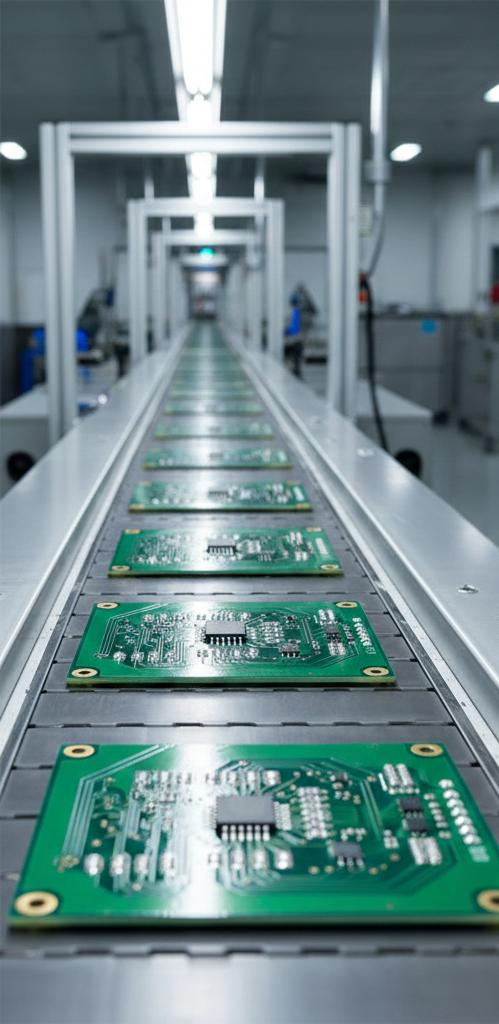
#> input picture imagens/produto_na_esteira.png, 499 x 1024 px
$ python inspecao.py
#> lines starting #> are read from the running program, lines starting #| are printed output that depends on the picture; after the words box and inside, x2 and y2 are one past the last pixel; in counts of white or black regions, pixels touching at a corner belong together
import cv2
import numpy as np
from configuracao import (
    IMAGEM_PRINCIPAL,
    TEMPLATE,
    LIMITE_DE_CONFIANCA,
    COR_DETECCAO
)

def realizar_inspecao():
    """
    Carrega as imagens e executa o Template Matching para
    detectar um componente na posição correta.
    """
    try:
        imagem_principal = cv2.imread(IMAGEM_PRINCIPAL, cv2.IMREAD_COLOR)
#> imagem_principal is the input picture: shape (1024, 499, 3); mean B, G, R 137, 133.6, 108.6
        template = cv2.imread(TEMPLATE, cv2.IMREAD_COLOR)
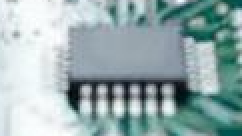
#> input picture imagens/componente_ok.png, 121 x 68 px (shown 2 times larger)
#> template is the input picture: shape (68, 121, 3); mean B, G, R 174.5, 173, 151.3

        if imagem_principal is None:
            print(f"ERRO: Não foi possível carregar a imagem principal: {IMAGEM_PRINCIPAL}")
            return
        if template is None:
            print(f"ERRO: Não foi possível carregar o template: {TEMPLATE}")
            return

        altura_template, largura_template, _ = template.shape
#> altura_template = 68; largura_template = 121
        resultado = cv2.matchTemplate(imagem_principal, template, cv2.TM_CCOEFF_NORMED)
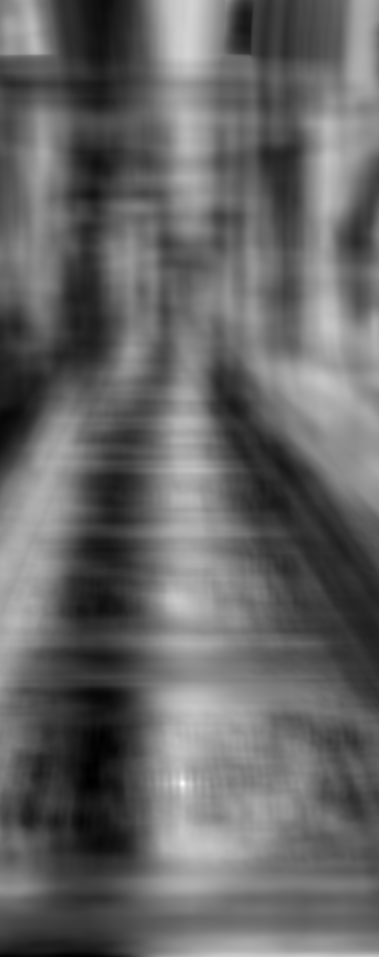
#> resultado: shape (957, 379) float32; min -0.634, max 1, mean 0.0237; drawn with min black and max white

        _, max_confianca, _, max_loc = cv2.minMaxLoc(resultado)
#> max_confianca = 1; max_loc = (182, 783)
        print(f"-> Confiança Máxima Encontrada: {max_confianca:.2f}")
#| -> Confiança Máxima Encontrada: 1.00


        if max_confianca >= LIMITE_DE_CONFIANCA:
            print("\n✅ PRODUTO APROVADO: Componente Encontrado na Posição Correta!")

            canto_superior_esquerdo = max_loc
#> canto_superior_esquerdo = (182, 783)

            canto_inferior_direito = (
                canto_superior_esquerdo[0] + largura_template,
                canto_superior_esquerdo[1] + altura_template
            )
#> canto_inferior_direito = (303, 851)

            cv2.rectangle(
                imagem_principal,
                canto_superior_esquerdo,
                canto_inferior_direito,
                COR_DETECCAO,
                2
            )
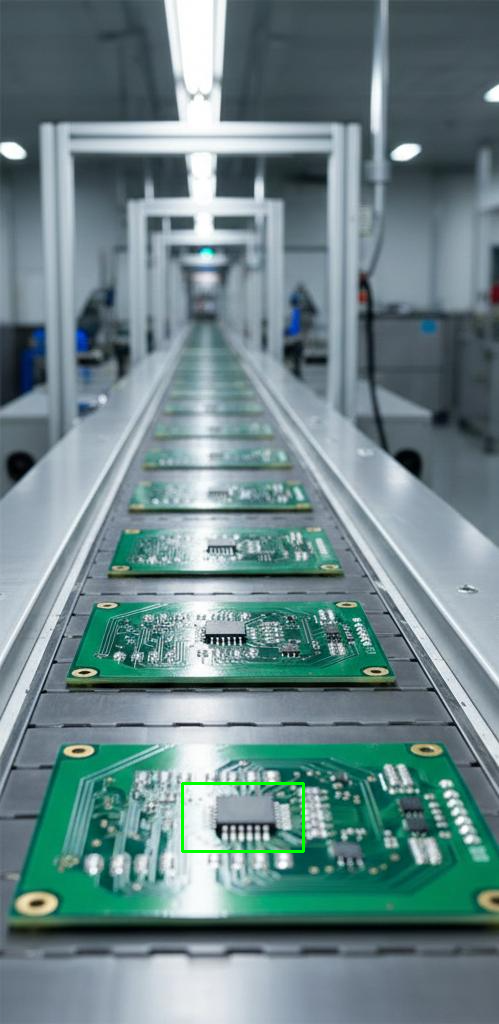
#> imagem_principal: shape (1024, 499, 3); 0.22% of pixels changed, all inside (x1, y1, x2, y2) = (181, 782, 305, 853)

        else:
            print("\n❌ PRODUTO REPROVADO: Componente Ausente ou Fora de Posição/Defeituoso!")

        cv2.imshow('Resultado da Inspecao', imagem_principal)
        cv2.waitKey(0)

        cv2.destroyAllWindows()

    except Exception as e:
        print(f"Ocorreu um erro durante a inspeção: {e}")


if __name__ == "__main__":
    realizar_inspecao()
